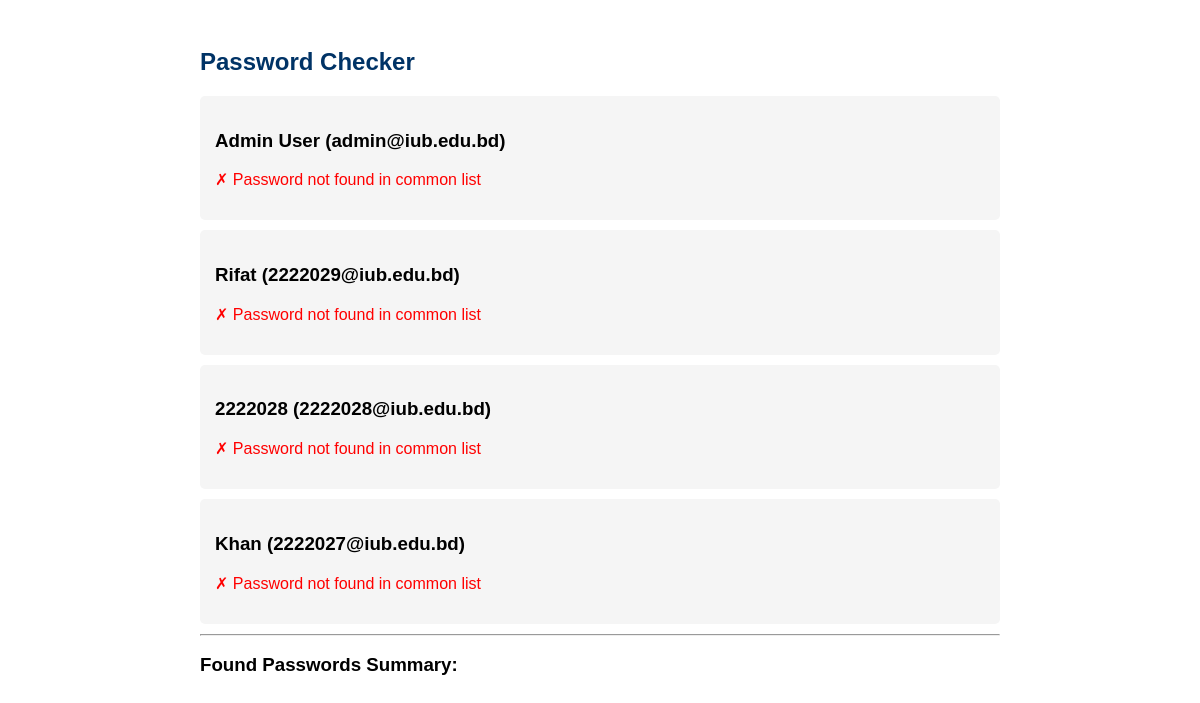
Page /check-passwords.php on the committed database.
### tables this page shows
CREATE TABLE `users` (
  `id` int(11) NOT NULL AUTO_INCREMENT,
  `name` varchar(100) NOT NULL,
  `email` varchar(100) NOT NULL,
  `password` varchar(255) NOT NULL,
  `role` enum('user','admin') DEFAULT 'user',
  `profile_image` varchar(255) DEFAULT NULL,
  `status` enum('active','inactive') DEFAULT 'active',
  `created_at` timestamp NOT NULL DEFAULT current_timestamp(),
  `updated_at` timestamp NOT NULL DEFAULT current_timestamp() ON UPDATE current_timestamp(),
  PRIMARY KEY (`id`),
  UNIQUE KEY `email` (`email`)
);

### check-passwords.php (the view, shortened to what this page needs)
<?php
require_once 'config.php';
echo '<!DOCTYPE html>
<html>
<head>
    <title>Check Passwords - IUB News Portal</title>
    <style>
        body { font-family: Arial; padding: 20px; }
        .container { max-width: 800px; margin: 0 auto; }
        h2 { color: #003366; }
        .user { background: #f5f5f5; padding: 15px; margin: 10px 0; border-radius: 5px; }
        .success { color: green; }
        .error { color: red; }
        input { padding: 8px; margin: 5px; }
        button { background: #003366; color: white; border: none; padding: 10px 15px; cursor: pointer; }
    </style>
</head>
<body>
    <div class="container">
        <h2>Password Checker</h2>';
$sql = "SELECT id, name, email, password FROM users";
$result = mysqli_query($conn, $sql);
$found_passwords = [];
while ($user = mysqli_fetch_assoc($result)) {
    echo '<div class="user">';
    echo '<h3>' . htmlspecialchars($user['name']) . ' (' . htmlspecialchars($user['email']) . ')</h3>';
    if (!isset($found_passwords[$user['email']])) {
        echo '<p class="error">✗ Password not found in common list</p>';
    }
    echo '</div>';
}
echo '<hr><h3>Found Passwords Summary:</h3>';
echo '</div></body></html>';
?>

### check-passwords.php (style rules this page uses)
body { font-family: Arial; padding: 20px; }
.container { max-width: 800px; margin: 0 auto; }
h2 { color: #003366; }
.user { background: #f5f5f5; padding: 15px; margin: 10px 0; border-radius: 5px; }
.error { color: red; }

### rows in the picture
users: name "Admin User", email "admin@iub.edu.bd", shows "✗ Password not found in common list"
users: name "Rifat", email "2222029@iub.edu.bd", shows "✗ Password not found in common list"
users: name "2222028", email "2222028@iub.edu.bd", shows "✗ Password not found in common list"
users: name "Khan", email "2222027@iub.edu.bd", shows "✗ Password not found in common list"
